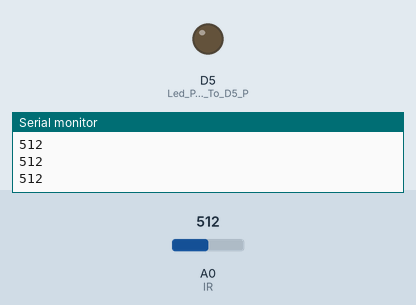
This sketch was run on a simulated ESP8266 (NodeMCU). Shown: output pins drawn as LEDs (lit = HIGH), the last lines printed to the serial monitor. The inputs (shaded band) are chosen by the test bench; at power-on: A0 (IR) = 512.

Above: at 1.2 s.
1.3 s: A0 (IR) set to 22
2.8 s: A0 (IR) set to 17
At 3.6 s:
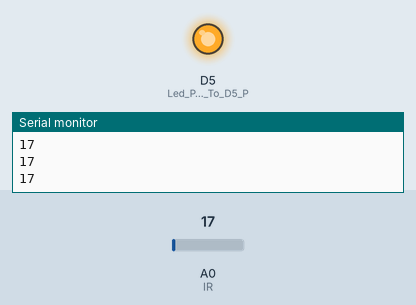
4.4 s: A0 (IR) set to 122
At 4.9 s:
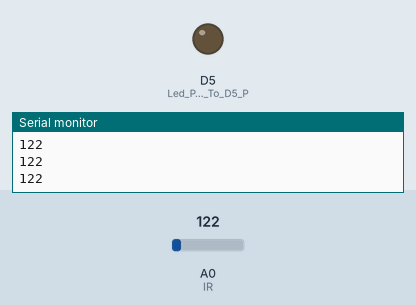
6.0 s: A0 (IR) set to 10
At 7.4 s:
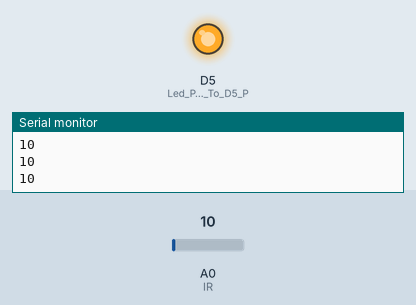
Timing chart, 0 to 8.6 s (numbered marks = the images above; inputs shaded):
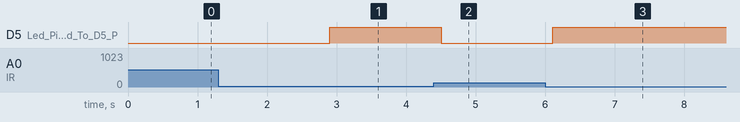

Measured:
- the behaviour switches between 20 and 19 on A0 (IR) (found by bisection; images 0 and 1)
- after the input at 2.8 s, D5 (Led_Pin_Connected_To_D5_P): LOW → HIGH after 0.10 s
- after the input at 4.4 s, D5 (Led_Pin_Connected_To_D5_P): HIGH → LOW after 0.11 s
- after the input at 6.0 s, D5 (Led_Pin_Connected_To_D5_P): LOW → HIGH after 0.11 s

The sketch:

shaibaz.p1.ino
```cpp
 void setup()
 {
   Serial.begin(9600); // sensor buart rate
   pinMode(D5,HIGH);  // Led Pin Connected To D5 Pin
 }
 void loop()
 {
  int s1=analogRead(A0); // IR Sensor output pin connected to A0
  Serial.println(s1);  // See the Value In Serial Monitor
  delay(100);
  if(s1< 20 )
  {
   digitalWrite(D5,HIGH); // LED ON
  }
   else
  {
   digitalWrite(D5,LOW); // LED OFF
  }
 }
```
